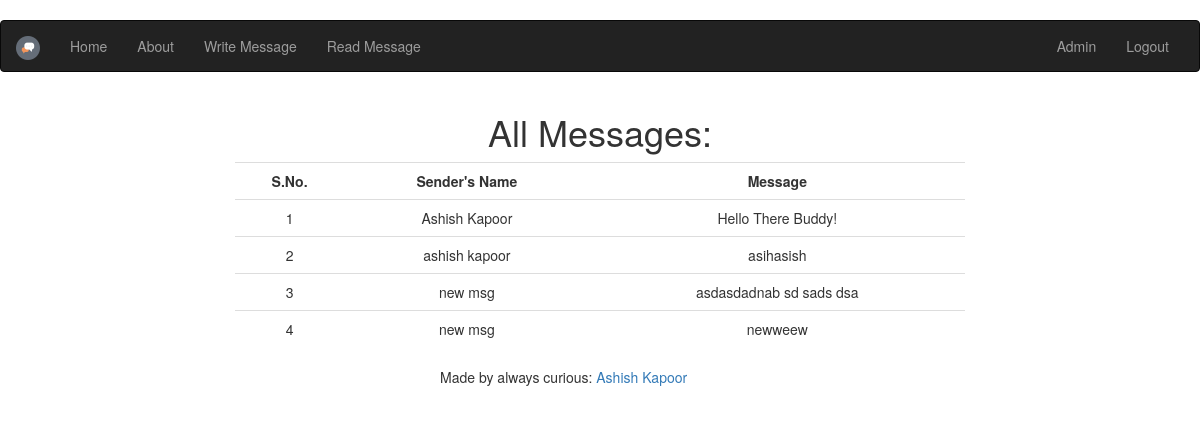
Page /allMsgs/ (signed in) on the earlier database version.
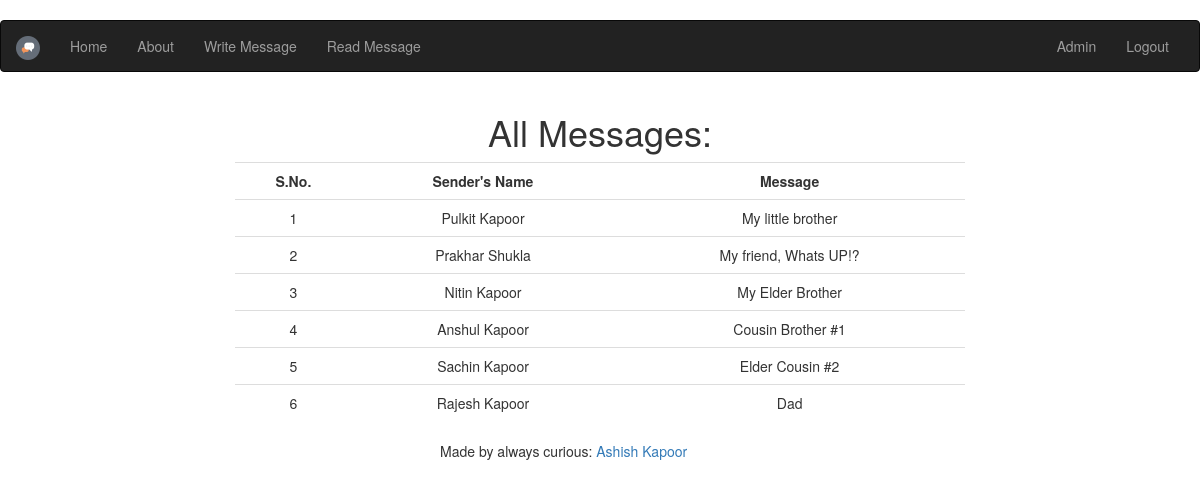
Same page on the later database version.
### msg/models.py (models this page shows, shortened)
class msg(models.Model):
    message = models.CharField(max_length = 120, blank=False, null=True)
    full_name = models.CharField(max_length = 120, blank=False, null=True)
    timestamp = models.DateTimeField(auto_now_add=True, auto_now=False)
    updated = models.DateTimeField(auto_now_add=False, auto_now=True)

### msg/views.py (the view)
# urls.py: url(r'^allMsgs/$', 'msg.views.allMsgs', name='allMsgs'),
def allMsgs(request):
    title = 'All Messages from Specified User'
    title_align_center = True
    form = allMsgsForm(request.POST or None)
    context = {
    "form": form,
    "title": title,
    "title_align_center": title_align_center,
    }
    if request.user.is_authenticated() and request.user.is_authenticated:
        queryset = msg.objects.all()
    context = {
        "queryset": queryset
    }
    return render(request, "allMsgs.html", context)

### templates/allMsgs.html (shortened to what this page needs)
{% extends "base.html" %}
{% load crispy_forms_tags %}
{% block content %}
    <div class="text-center col-sm-8 col-md-offset-2">
    <h1>All Messages:</h1>
    {% if queryset %}
    <table class="table">
        <tr><th class="text-center">S.No.</th><th class="text-center">Sender's Name</th><th class="text-center">Message</th></tr>
    {% for instance in queryset %}
        <tr><td>{{ forloop.counter }}</td><td>{{ instance.full_name }} </td> <td> {{ instance.message }} </td></tr>
    {% endfor %}
    </table>
    {% endif %}
</div>
{% endblock %}

### templates/base.html (shortened to what this page needs)
{% load staticfiles %}
<!DOCTYPE html>
<html lang="en">
  <head>
    <link href="{% static 'css/bootstrap.min.css' %}" rel="stylesheet">
    <link href="{% static 'css/navbar.css' %}" rel="stylesheet">
  </head>
  <body>
      {% include 'navbar.html' %}
    <div class="container">
        {% block content %}
        {% endblock %}
    <div id="footer">
      <div class="container">
          <br>
        <p class="col-sm-8 col-sm-offset-4">Made by always curious: <a href="https://in.linkedin.com/in/ashishkapoor1">Ashish Kapoor</a></p>
      </div>
    </div>
    </div>
  </body>
</html>

### templates/navbar.html (shortened to what this page needs)
{% load staticfiles %}
<nav class="navbar navbar-default navbar-inverse" role="navigation">
    <div class="container-fluid" id="navfluid">
        <div class="navbar-header">
            <a class="navbar-brand" href="{% url 'home' %}"><img src="{% static 'img/letter.png' %}" alt="MSG APP" /></a>
        </div>
        <div class="collapse navbar-collapse" id="navigationbar">
            <ul class="nav navbar-nav">
                <li><a href="{% url 'home' %}">Home</a></li>
                <li><a href="{% url 'about' %}">About</a></li>
                {% if request.user.is_authenticated %}
                <li><a href="{% url 'contact' %}">Write Message</a></li>
                <li> <a href="{% url 'allMsgs' %}">Read Message</a> </li>
                {% endif %}
            </ul>
            <ul class="nav navbar-nav navbar-right">
                {% if request.user.is_authenticated %}
                <li> <a href="/admin">Admin</a></li>
                <li><a  href="{% url 'auth_logout' %}">Logout</a></li>
                {% else %}
                <li><a  href="{% url 'registration_register' %}">Register</a></li>
                {% endif %}
            </ul>
        </div>
    </div>
</nav>

### static_in_pro/our_static/css/navbar.css (style rules this page uses)
body { padding-top: 20px; padding-bottom: 20px; }
.navbar { margin-bottom: 20px; }

Differences in the rows shown:
removed msg: full_name "Ashish Kapoor", message "Hello There Buddy!"
removed msg: full_name "ashish kapoor", message "asihasish"
removed msg: full_name "new msg", message "asdasdadnab sd sads dsa"
removed msg: full_name "new msg", message "newweew"
added msg: full_name "Pulkit Kapoor", message "My little brother"
added msg: full_name "Prakhar Shukla", message "My friend, Whats UP!?"
added msg: full_name "Nitin Kapoor", message "My Elder Brother"
added msg: full_name "Anshul Kapoor", message "Cousin Brother #1"
added msg: full_name "Sachin Kapoor", message "Elder Cousin #2"
added msg: full_name "Rajesh Kapoor", message "Dad"
